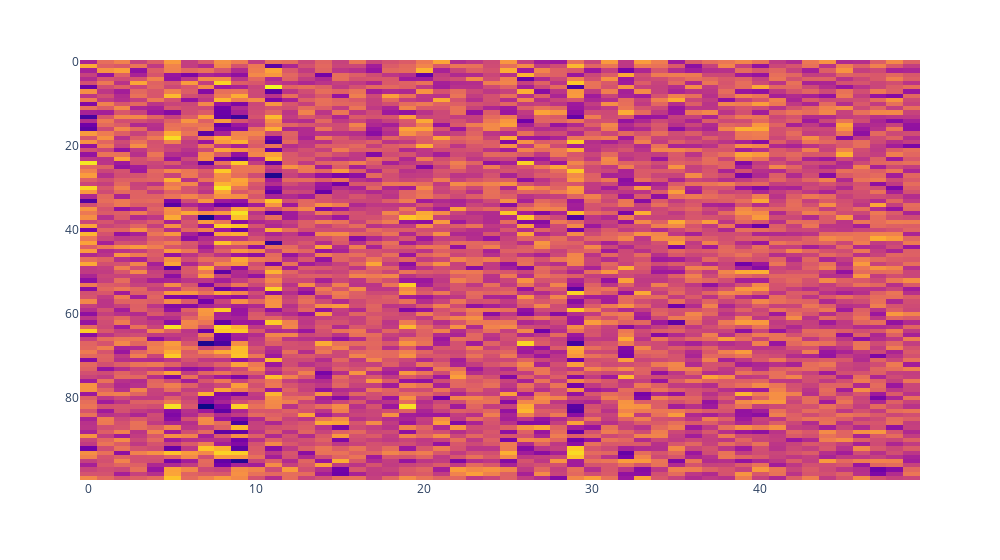

Source (notebook cell):
### Code cell
px.imshow(
    dict(model[1].named_modules())['fc1.non_nmda'].weight.data,
    width=1000, aspect='auto',
).update_layout(coloraxis_showscale=False).show()
print(dict(model[1].named_modules())['fc1.non_nmda'].weight.size())

### Figure 1 — Plotly figure (JSON) as saved in the notebook; plotly's stock layout.template omitted (floating-point values rounded to 4 significant figures; data arrays with more than 128 entries replaced by an {"elided": "..."} marker saying what was removed)
{"data": [{"coloraxis": "coloraxis", "hovertemplate": "x: %{x}<br>y: %{y}<br>color: %{z}<extra></extra>", "name": "0", "type": "heatmap", "xaxis": "x", "yaxis": "y", "z": {"elided": "100x50 float values"}}], "layout": {"coloraxis": {"colorscale": [[0, "#0d0887"], [0.1111, "#46039f"], [0.2222, "#7201a8"], [0.3333, "#9c179e"], [0.4444, "#bd3786"], [0.5556, "#d8576b"], [0.6667, "#ed7953"], [0.7778, "#fb9f3a"], [0.8889, "#fdca26"], [1, "#f0f921"]], "showscale": false}, "margin": {"t": 60}, "width": 1000, "xaxis": {"anchor": "y", "domain": [0, 1]}, "yaxis": {"anchor": "x", "autorange": "reversed", "domain": [0, 1]}}}
